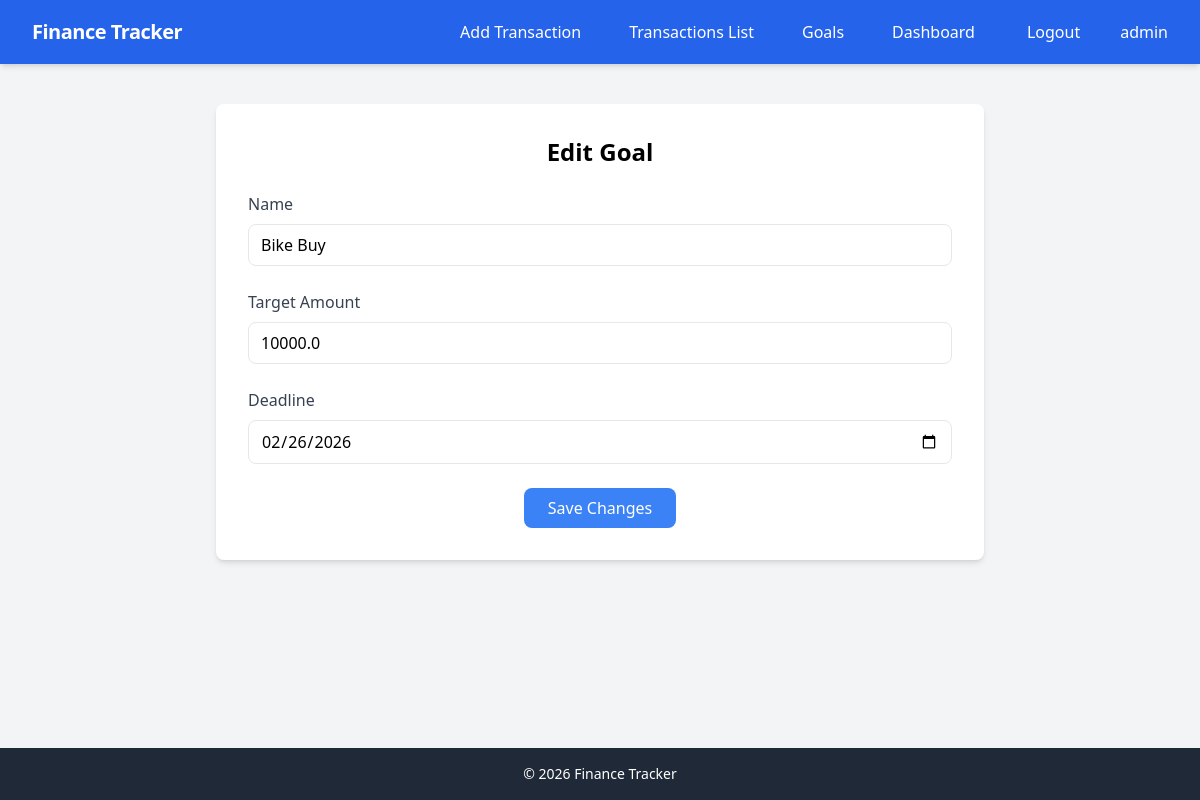
The page /goal/2/edit/ (signed in) on the database its author committed.
### finance/models.py (models this page shows, shortened)
class Goal(models.Model):
    user=models.ForeignKey('auth.User',on_delete=models.CASCADE)
    name=models.CharField(max_length=200)
    target_amount=models.FloatField()
    current_amount = models.DecimalField(max_digits=10, decimal_places=2, default=0.0, null=True, blank=True)
    deadline=models.DateField()

### finance/views.py (the view, shortened to what this page needs)
# urls.py: path('goal/<int:pk>/edit/', views.GoalUpdateView.as_view(), name='goal_edit'),
class GoalUpdateView(LoginRequiredMixin, View):
    def get(self, request, pk, *args, **kwargs):
        goal = get_object_or_404(Goal, pk=pk, user=request.user)
        form = GoalForm(instance=goal)
        return render(request, 'finance/goal_form.html', {'form': form, 'goal': goal, 'is_edit': True})

### finance/form.py
class GoalForm(forms.ModelForm):
    class Meta:
        from .models import Goal
        model = Goal
        fields = ['name', 'target_amount', 'current_amount', 'deadline']
        widgets = {
            'name': forms.TextInput(attrs={'class': 'w-full px-3 py-2 border rounded-lg focus:outline-none focus:ring-2 focus:ring-blue-500'}),
            'target_amount': forms.NumberInput(attrs={'class': 'w-full px-3 py-2 border rounded-lg focus:outline-none focus:ring-2 focus:ring-blue-500'}),
            'current_amount': forms.NumberInput(attrs={'class': 'w-full px-3 py-2 border rounded-lg focus:outline-none focus:ring-2 focus:ring-blue-500'}),
            'deadline': forms.DateInput(attrs={'type': 'date', 'class': 'w-full px-3 py-2 border rounded-lg focus:outline-none focus:ring-2 focus:ring-blue-500'}),
        }

### finance/templates/finance/goal_form.html (shortened to what this page needs)
{% extends 'base.html' %}
{% block content %}
<div class="max-w-3xl mx-auto mt-10 bg-white p-8 rounded-lg shadow-md">
    <h2 class="text-2xl font-bold mb-6 text-center">{% if is_edit %}Edit Goal{% else %}Set New Goal{% endif %}</h2>
    <form method="post" class="space-y-6">
        <div>
            <label class="block text-gray-700 font-medium mb-2">Name</label>
            {{ form.name }}
        </div>
        <div>
            <label class="block text-gray-700 font-medium mb-2">Target Amount</label>
            {{ form.target_amount }}
        </div>
        <div>
            <label class="block text-gray-700 font-medium mb-2">Deadline</label>
            {{ form.deadline }}
        </div>
        <div class="text-center">
            <button type="submit" class="bg-blue-500 text-white px-6 py-2 rounded-lg">{% if is_edit %}Save Changes{% else %}Set Goal{% endif %}</button>
        </div>
    </form>
</div>
{% endblock %}

### finance/templates/base.html (shortened to what this page needs)
<!DOCTYPE html>
<html lang="en">
<head>
    <script src="https://cdn.tailwindcss.com"></script>
</head>
<body class="bg-gray-100 min-h-screen flex flex-col antialiased">
    <nav class="bg-blue-600 text-white shadow-md sticky top-0 z-50 transition-all duration-300">
        <div class="max-w-7xl mx-auto px-4 sm:px-6 lg:px-8">
            <div class="flex items-center justify-between h-16">
                <div class="flex-shrink-0">
                    <a href="/" class="text-xl font-bold tracking-tight">
                        Finance Tracker
                    </a>
                </div>
                <div class="flex items-center space-x-2 sm:space-x-4 md:space-x-6">
                    {% if user.is_authenticated %}
                    <a href="{% url 'transaction' %}"
                       class="px-3 py-2 text-base font-medium rounded-md hover:bg-blue-700 transition-colors duration-150">
                        Add Transaction
                    </a>
                       <a href="{% url 'transaction_list' %}"
                       class="px-3 py-2 text-base font-medium rounded-md hover:bg-blue-700 transition-colors duration-150">
                        Transactions List
                    </a>
                       <a href="{% url 'goal' %}"
                       class="px-3 py-2 text-base font-medium rounded-md hover:bg-blue-700 transition-colors duration-150">
                        Goals
                    </a>
                    <a href="{% url 'dashboard' %}"
                       class="px-3 py-2 text-base font-medium rounded-md hover:bg-blue-700 transition-colors duration-150">
                        Dashboard
                    </a>
                        <form method="post" action="{% url 'logout' %}" class="inline">
                            <button type="submit"
                                    class="px-4 py-2 text-base font-medium rounded-md hover:bg-blue-700 focus:outline-none focus:ring-2 focus:ring-white focus:ring-offset-2 focus:ring-offset-blue-600 transition-colors duration-150">
                                Logout
                            </button>
                        </form>
                        <span class="text-base font-medium hidden sm:inline">
                            {{ user.username }}
                        </span>
                    {% endif %}
                </div>
            </div>
        </div>
    </nav>
    <main class="flex-grow">
        {% block content %}{% endblock %}
    </main>
    <footer class="bg-gray-800 text-white py-4 mt-auto text-center text-sm">
        © {% now "Y" %} Finance Tracker
    </footer>
</body>
</html>

### rows shown on the page
Goal: name "Bike Buy", target_amount "10000.0", deadline "02/26/2026"

### other values the page prints
{{ user.username }} "admin"
